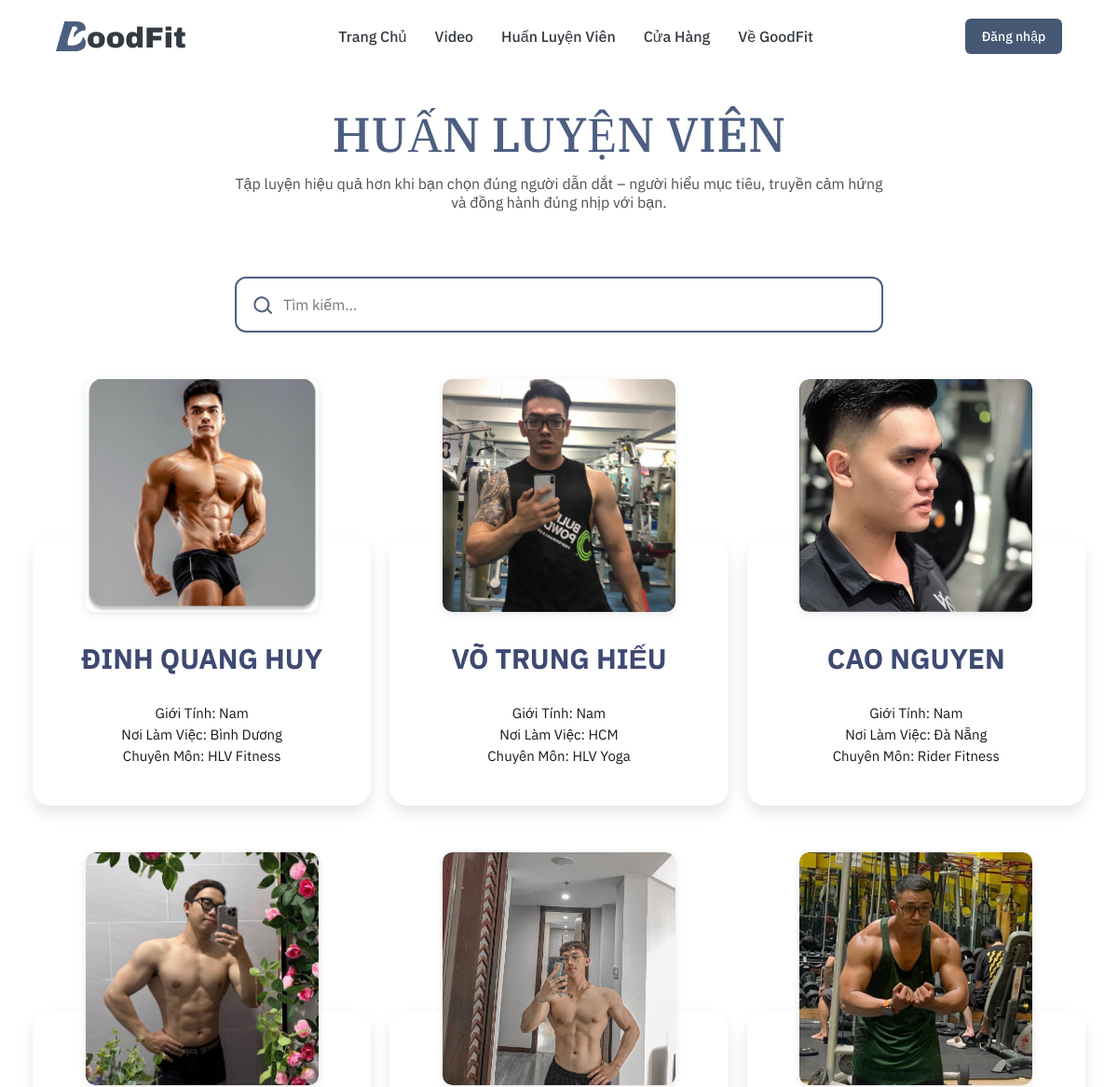
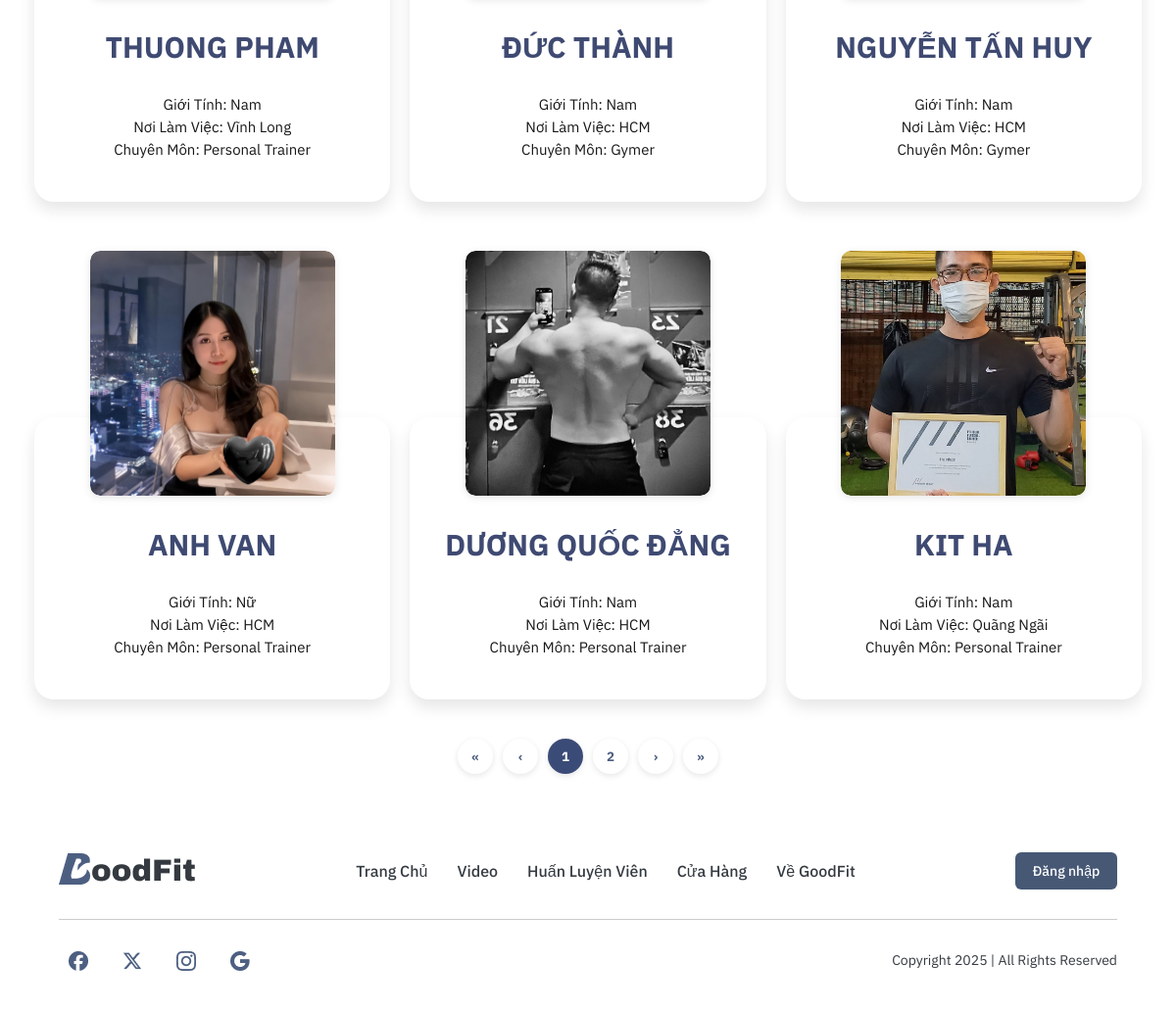
The app's page /Giangvien/Giangvien.php with its own data (2 pictures, top to bottom).
### tables this page shows
CREATE TABLE `huanluyenvien` (
  `id` INT NOT NULL AUTO_INCREMENT,
  `anh` VARCHAR(255) DEFAULT NULL,
  `ten` VARCHAR(100) NOT NULL,
  `gioitinh` ENUM('Nam', 'Nữ') NOT NULL,
  `noilamviec` VARCHAR(100) NOT NULL,
  `chuyenmon` VARCHAR(100) NOT NULL,
  PRIMARY KEY (`id`)
);

### Giangvien/Giangvien.php (the view, shortened to what this page needs)
<?php
include '../connect.php';
$sql = "SELECT * FROM huanluyenvien";
$result = $conn->query($sql);
?>
<!DOCTYPE html>
<html lang="vi">
<head>
  <link rel="stylesheet" href="Giangvien.css">
  <link rel="stylesheet" href="https://cdnjs.cloudflare.com/ajax/libs/font-awesome/6.4.0/css/all.min.css">
  <link rel="stylesheet" href="../header.css">
</head>
<body>
  <?php include '../header.php'; ?>
    <section class="trainer-section">
    <h1>HUẤN LUYỆN VIÊN</h1>
    <p class="sub-text">Tập luyện hiệu quả hơn khi bạn chọn đúng người dẫn dắt – người hiểu mục tiêu, truyền cảm hứng và đồng hành đúng nhịp với bạn.</p>
    <div class="search-box">
      <svg class="icon search-icon" xmlns="http://www.w3.org/2000/svg" fill="none" viewBox="0 0 24 24" stroke="currentColor">
        <path stroke-linecap="round" stroke-linejoin="round" stroke-width="2"
          d="M21 21l-4.35-4.35m0 0A7.5 7.5 0 103.5 10.5a7.5 7.5 0 0013.15 6.15z" />
      </svg>
      <input type="text" id="searchInput" placeholder="Tìm kiếm..." />
    </div>
    <div class="trainer-list" id="trainerList">
      <?php if ($result->num_rows > 0): ?>
        <?php while ($row = $result->fetch_assoc()): ?>
          <div class="card">
            <a href="../teacherinfo/teacherinfo.php?id=<?= $row['id'] ?>">
              <div class="card-image-wrapper">
                <img src="<?= htmlspecialchars($row['anh']) ?>" alt="HLV <?= htmlspecialchars($row['ten']) ?>">
              </div>
              <div class="card-info">
                <h3><?= strtoupper(htmlspecialchars($row['ten'])) ?></h3>
                <p>Giới Tính: <?= htmlspecialchars($row['gioitinh']) ?></p>
                <p>Nơi Làm Việc: <?= htmlspecialchars($row['noilamviec']) ?></p>
                <p>Chuyên Môn: <?= htmlspecialchars($row['chuyenmon']) ?></p>
              </div>
            </a>
          </div>
        <?php endwhile; ?>
      <?php else: ?>
        <p>Không tìm thấy huấn luyện viên nào.</p>
      <?php endif; ?>
    </div>
    <div class="pagination" id="pagination"></div>
  </section>
<?php include($_SERVER['DOCUMENT_ROOT'] . "/GoodFit/footer.php"); ?>
</body>

### header.php (shortened to what this page needs)
<?php
$username = $_SESSION['username'] ?? null;
?>
<header class="navbar">
  <img src="/GoodFit/img/logo.png" alt="GoodFit Logo" class="logo">
  <nav class="nav-links">
    <a href="/GoodFit/index.php">Trang Chủ</a>
    <a href="/GoodFit/Video/Video.php">Video</a>
    <a href="/GoodFit/Giangvien/Giangvien.php">Huấn Luyện Viên</a>
    <a href="/GoodFit/cuahang/cuahang.php">Cửa Hàng</a>
    <a href="/GoodFit/about/about.php">Về GoodFit</a>
  </nav>
  <?php if ($username): ?>
    <div class="user-menu">
      <button class="user-button">HI! <?= htmlspecialchars($username) ?></button>
      <div class="user-dropdown">
        <a href="#"><img class="user-icon" src="/GoodFit/img/Ellipse 51.png"> <?= htmlspecialchars($username) ?></a>
        <a href="/Goodfit/fav/fav.php"><img class="user-icon" src="/GoodFit/img/Vector 15.png"> YÊU THÍCH</a>
        <a href="/Goodfit/setting/setting.php"><img class="user-icon" src="/GoodFit/img/brightness_low.png"> CÀI ĐẶT</a>
        <a href="/GoodFit/cart/cart.php"><img class="user-icon" src="/GoodFit/img/local_mall.png"> GIỎ HÀNG</a>
        <a href="/GoodFit/logout.php"><img class="user-icon" src="/GoodFit/img/input.png"> ĐĂNG XUẤT</a>
      </div>
    </div>
  <?php else: ?>
    <a href="/GoodFit/login/Login.html" class="login-btn">Đăng nhập</a>
  <?php endif; ?>
</header>

### footer.php (shortened to what this page needs)
<?php
$username = $_SESSION['username'] ?? null;
?>
<footer class="footer">
  <div class="footer-top">
    <div class="footer-left">
      <img src="/GoodFit/img/logo.png" alt="GoodFit Logo" class="logo">
    </div>
    <nav class="footer-links">
      <a href="/GoodFit/index.php">Trang Chủ</a>
      <a href="/GoodFit/Video/Video.php">Video</a>
      <a href="/GoodFit/Giangvien/Giangvien.php">Huấn Luyện Viên</a>
      <a href="/GoodFit/cuahang/cuahang.php">Cửa Hàng</a>
      <a href="/GoodFit/about/about.php">Về GoodFit</a>
    </nav>
    <?php if ($username): ?>
      <div class="user-menu">
          <button class="user-button">HI! <?= htmlspecialchars($username); ?></button>
          <div class="user-dropdown">
              <a href="/GoodFit/logout.php"><img class="user-icon" src="/GoodFit/img/input.png"> ĐĂNG XUẤT</a>
          </div>
      </div>
    <?php else: ?>
      <a href="/GoodFit/login/Login.html" class="login-btn">Đăng nhập</a>
    <?php endif; ?>
  </div>
  <hr class="footer-divider" />
  <div class="footer-bottom">
    <div class="social-icons">
      <a href="#"><img src="/GoodFit/img/fb.png" alt="Facebook" class="social-icon-img"></a>
      <a href="#"><img src="/GoodFit/img/x.png" alt="X (Twitter)" class="social-icon-img"></a>
      <a href="#"><img src="/GoodFit/img/ig.png" alt="Instagram" class="social-icon-img"></a>
      <a href="#"><img src="/GoodFit/img/gg.png" alt="Google" class="social-icon-img"></a>
    </div>
    <p class="copyright">Copyright 2025 | All Rights Reserved</p>
  </div>
</footer>

### Giangvien/Giangvien.css (style rules this page uses)
* { margin: 0; padding: 0; box-sizing: border-box; }
body { color: white; font-family: 'IBM Plex Sans', sans-serif; }
.navbar { width: 100%; padding: 20px 60px; display: flex; align-items: center; justify-content: space-between; background: transparent; position: absolute; top: 0; left: 0; z-index: 100; }
.logo { width: 140px; height: 32px; }
.nav-links { display: flex; gap: 30px; }
.nav-links a { font-family: 'IBM Plex Sans', sans-serif; font-size: 16px; text-decoration: none; color: #343A40; font-weight: 500; display: inline-flex; align-items: center; gap: 6px; }
.login-btn { font-family: 'IBM Plex Sans', sans-serif; font-weight: 500; font-size: 14px; width: 104px; height: 38px; background-color: #475875; color: white; border: none; border-radius: 6px; text-decoration: none; display: flex; align-items: center; justify-content: center; cursor: pointer; }
.trainer-section { max-width: 1170px; margin: 0 auto; text-align: center; padding: 40px 20px; }
h1 { font-family: 'IBM Plex Serif', serif; font-weight: 500; font-size: 52px; color: #4D5F81; margin-bottom: 10px; margin-top: 70px; }
.sub-text { font-family: 'IBM Plex Sans', sans-serif; font-weight: 400; font-size: 16px; color: #524F4F; margin-bottom: 70px; max-width: 700px; margin: 0 auto 70px auto; }
.search-box { width: 696px; height: 60px; border: 2px solid #4D5F81; border-radius: 12px; margin: 0 auto 40px auto; display: flex; align-items: center; padding: 0 16px; background-color: #ffffff; margin-bottom: 220px; }
.search-box input { flex: 1; background: transparent; border: none; outline: none; font-size: 16px; color: rgb(0, 0, 0); padding: 0 10px; font-family: 'IBM Plex Sans', sans-serif; }
.icon { width: 24px; height: 24px; color: #4D5F81; flex-shrink: 0; }
.trainer-list { max-width: 1170px; margin: 0 auto 40px; display: grid; grid-template-columns: repeat(3, 1fr); row-gap: 220px; column-gap: 20px; }
.card { background-color: rgb(255, 255, 255); border-radius: 20px; box-shadow: 0 8px 16px rgba(0, 0, 0, 0.1); text-align: center; transition: transform 0.3s; position: relative; padding-top: 80px; }
.card-image-wrapper { position: absolute; top: -170px; left: 50%; transform: translateX(-50%); width: 250px; height: 250px; border-radius: 10px; overflow: hidden; box-shadow: 0 2px 8px rgba(0, 0, 0, 0.1); display: flex; justify-content: center; align-items: center; }
.card-image-wrapper img { width: 100%; height: 100%; object-fit: cover; border-radius: 10px; background-color: transparent; }
.card-info { padding: 0 20px 40px; }
.trainer-list .card a { text-decoration: none; display: block; height: 100%; }
.trainer-list .card a h3, .trainer-list .card a p { text-decoration: none; }
.card h3 { color: #3f4a72; font-weight: bold; font-size: 30px; margin-top: 30px; margin-bottom: 30px; text-transform: uppercase; }
.card p { margin: 4px 0; font-size: 15px; font-weight: 400; color: #181817; }
.pagination { display: flex; justify-content: center; gap: 10px; margin-top: 20px; }
.footer { background-color: #fff; padding: 40px 60px; font-family: 'IBM Plex Sans', sans-serif; }
.footer-top { display: flex; align-items: center; justify-content: space-between; flex-wrap: wrap; }
.footer-links { display: flex; gap: 30px; flex-wrap: wrap; }
.footer-links a { font-size: 16px; text-decoration: none; color: #343A40; font-weight: 500; }
.footer-divider { border: none; border-top: 1px solid #ccc; margin: 30px 0; }
.footer-bottom { display: flex; justify-content: space-between; align-items: center; flex-wrap: wrap; }
.social-icon-img { width: 20px; height: 20px; object-fit: contain; margin: 0 10px; vertical-align: middle; }
.social-icons { display: flex; align-items: center; justify-content: center; gap: 15px; }
.footer .copyright { color: #343A40; font-size: 14px; font-weight: 400; }

### records on screen
huanluyenvien: anh (picture), ten "ĐINH QUANG HUY", gioitinh "Nam", noilamviec "Bình Dương", chuyenmon "HLV Fitness"
huanluyenvien: anh (picture), ten "VÕ TRUNG HIẾU", gioitinh "Nam", noilamviec "HCM", chuyenmon "HLV Yoga"
huanluyenvien: anh (picture), ten "CAO NGUYEN", gioitinh "Nam", noilamviec "Đà Nẵng", chuyenmon "Rider Fitness"
huanluyenvien: anh (picture), ten "THUONG PHAM", gioitinh "Nam", noilamviec "Vĩnh Long", chuyenmon "Personal Trainer"
huanluyenvien: anh (picture), ten "ĐỨC THÀNH", gioitinh "Nam", noilamviec "HCM", chuyenmon "Gymer"
huanluyenvien: anh (picture), ten "NGUYỄN TẤN HUY", gioitinh "Nam", noilamviec "HCM", chuyenmon "Gymer"
huanluyenvien: anh (picture), ten "ANH VAN", gioitinh "Nữ", noilamviec "HCM", chuyenmon "Personal Trainer"
huanluyenvien: anh (picture), ten "DƯƠNG QUỐC ĐẲNG", gioitinh "Nam", noilamviec "HCM", chuyenmon "Personal Trainer"
huanluyenvien: anh (picture), ten "KIT HA", gioitinh "Nam", noilamviec "Quãng Ngãi", chuyenmon "Personal Trainer"
